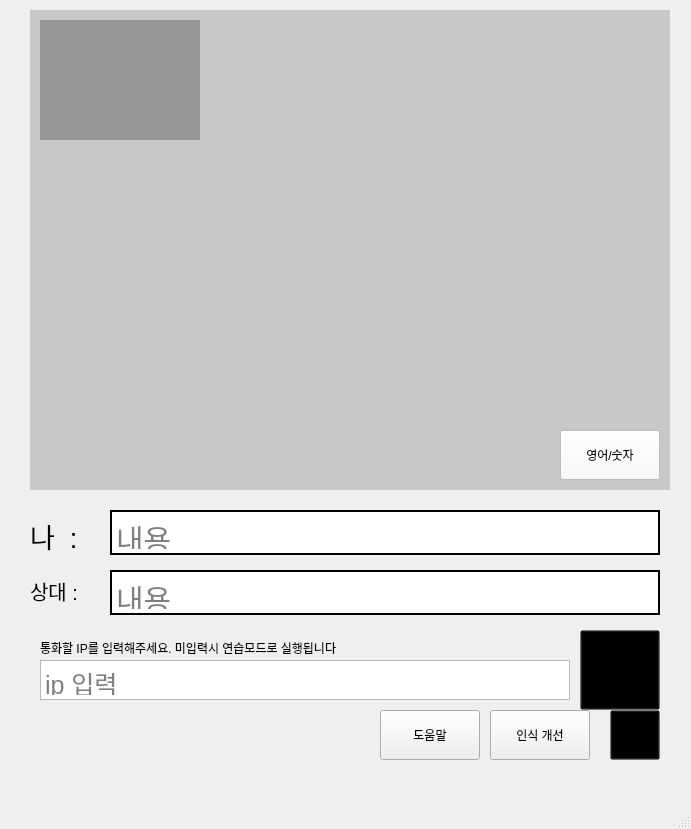
<?xml version="1.0" encoding="UTF-8"?>
<ui version="4.0">
 <class>MainWindow</class>
 <widget class="QMainWindow" name="MainWindow">
  <property name="enabled">
   <bool>true</bool>
  </property>
  <property name="geometry">
   <rect>
    <x>0</x>
    <y>0</y>
    <width>691</width>
    <height>829</height>
   </rect>
  </property>
  <property name="windowTitle">
   <string>MainWindow</string>
  </property>
  <widget class="QWidget" name="centralwidget">
   <widget class="QPushButton" name="pushButton_setting">
    <property name="geometry">
     <rect>
      <x>610</x>
      <y>710</y>
      <width>50</width>
      <height>50</height>
     </rect>
    </property>
    <property name="toolTip">
     <string>설정</string>
    </property>
    <property name="whatsThis">
     <string>설정</string>
    </property>
    <property name="autoFillBackground">
     <bool>false</bool>
    </property>
    <property name="styleSheet">
     <string notr="true">background-color:rgba(0, 0, 0, 0);</string>
    </property>
    <property name="text">
     <string/>
    </property>
    <property name="icon">
     <iconset>
      <normaloff>images/setting.png</normaloff>images/setting.png</iconset>
    </property>
    <property name="iconSize">
     <size>
      <width>40</width>
      <height>40</height>
     </size>
    </property>
   </widget>
   <widget class="QPushButton" name="pushButton_improve">
    <property name="geometry">
     <rect>
      <x>490</x>
      <y>710</y>
      <width>100</width>
      <height>50</height>
     </rect>
    </property>
    <property name="toolTip">
     <string>인식이 잘 되지 않는 문자는 직접 학습시킬 수 있습니다.</string>
    </property>
    <property name="whatsThis">
     <string/>
    </property>
    <property name="text">
     <string>인식 개선</string>
    </property>
   </widget>
   <widget class="QPushButton" name="pushButton_help">
    <property name="geometry">
     <rect>
      <x>380</x>
      <y>710</y>
      <width>100</width>
      <height>50</height>
     </rect>
    </property>
    <property name="toolTip">
     <string>앱에서 사용하는 지화의 형태를 확인할 수 있습니다.</string>
    </property>
    <property name="whatsThis">
     <string/>
    </property>
    <property name="text">
     <string>도움말</string>
    </property>
   </widget>
   <widget class="QLabel" name="cam_you">
    <property name="geometry">
     <rect>
      <x>30</x>
      <y>10</y>
      <width>640</width>
      <height>480</height>
     </rect>
    </property>
    <property name="styleSheet">
     <string notr="true">background-color:rgb(200, 200, 200)</string>
    </property>
    <property name="text">
     <string/>
    </property>
   </widget>
   <widget class="QLabel" name="cam_me">
    <property name="geometry">
     <rect>
      <x>40</x>
      <y>20</y>
      <width>160</width>
      <height>120</height>
     </rect>
    </property>
    <property name="styleSheet">
     <string notr="true">background-color:rgb(150, 150, 150)</string>
    </property>
    <property name="text">
     <string/>
    </property>
   </widget>
   <widget class="QTextEdit" name="textEdit_me">
    <property name="geometry">
     <rect>
      <x>110</x>
      <y>510</y>
      <width>550</width>
      <height>45</height>
     </rect>
    </property>
    <property name="mouseTracking">
     <bool>true</bool>
    </property>
    <property name="styleSheet">
     <string notr="true">font-size:30px</string>
    </property>
    <property name="frameShape">
     <enum>QFrame::WinPanel</enum>
    </property>
    <property name="frameShadow">
     <enum>QFrame::Plain</enum>
    </property>
    <property name="verticalScrollBarPolicy">
     <enum>Qt::ScrollBarAlwaysOff</enum>
    </property>
    <property name="horizontalScrollBarPolicy">
     <enum>Qt::ScrollBarAlwaysOff</enum>
    </property>
    <property name="sizeAdjustPolicy">
     <enum>QAbstractScrollArea::AdjustToContentsOnFirstShow</enum>
    </property>
    <property name="readOnly">
     <bool>true</bool>
    </property>
    <property name="placeholderText">
     <string>내용</string>
    </property>
   </widget>
   <widget class="QTextEdit" name="textEdit_you">
    <property name="geometry">
     <rect>
      <x>110</x>
      <y>570</y>
      <width>550</width>
      <height>45</height>
     </rect>
    </property>
    <property name="styleSheet">
     <string notr="true">font-size:30px</string>
    </property>
    <property name="frameShape">
     <enum>QFrame::WinPanel</enum>
    </property>
    <property name="frameShadow">
     <enum>QFrame::Plain</enum>
    </property>
    <property name="verticalScrollBarPolicy">
     <enum>Qt::ScrollBarAlwaysOff</enum>
    </property>
    <property name="horizontalScrollBarPolicy">
     <enum>Qt::ScrollBarAlwaysOff</enum>
    </property>
    <property name="sizeAdjustPolicy">
     <enum>QAbstractScrollArea::AdjustToContentsOnFirstShow</enum>
    </property>
    <property name="readOnly">
     <bool>true</bool>
    </property>
    <property name="acceptRichText">
     <bool>true</bool>
    </property>
    <property name="placeholderText">
     <string>내용</string>
    </property>
   </widget>
   <widget class="QTextEdit" name="textEdit_ip">
    <property name="geometry">
     <rect>
      <x>40</x>
      <y>660</y>
      <width>530</width>
      <height>40</height>
     </rect>
    </property>
    <property name="layoutDirection">
     <enum>Qt::LeftToRight</enum>
    </property>
    <property name="styleSheet">
     <string notr="true">font-size:25px</string>
    </property>
    <property name="frameShape">
     <enum>QFrame::StyledPanel</enum>
    </property>
    <property name="frameShadow">
     <enum>QFrame::Plain</enum>
    </property>
    <property name="verticalScrollBarPolicy">
     <enum>Qt::ScrollBarAlwaysOff</enum>
    </property>
    <property name="horizontalScrollBarPolicy">
     <enum>Qt::ScrollBarAlwaysOff</enum>
    </property>
    <property name="sizeAdjustPolicy">
     <enum>QAbstractScrollArea::AdjustToContentsOnFirstShow</enum>
    </property>
    <property name="placeholderText">
     <string>ip 입력</string>
    </property>
   </widget>
   <widget class="QPushButton" name="pushButton_call">
    <property name="geometry">
     <rect>
      <x>580</x>
      <y>630</y>
      <width>80</width>
      <height>80</height>
     </rect>
    </property>
    <property name="whatsThis">
     <string>연결</string>
    </property>
    <property name="styleSheet">
     <string notr="true">background-color:rgba(0, 0, 0, 0);</string>
    </property>
    <property name="text">
     <string/>
    </property>
    <property name="icon">
     <iconset>
      <normaloff>images/connect.png</normaloff>
      <normalon>images/disconnect.png</normalon>images/connect.png</iconset>
    </property>
    <property name="iconSize">
     <size>
      <width>55</width>
      <height>55</height>
     </size>
    </property>
    <property name="checkable">
     <bool>true</bool>
    </property>
   </widget>
   <widget class="QLabel" name="label_3">
    <property name="geometry">
     <rect>
      <x>40</x>
      <y>640</y>
      <width>441</width>
      <height>16</height>
     </rect>
    </property>
    <property name="text">
     <string>통화할 IP를 입력해주세요. 미입력시 연습모드로 실행됩니다</string>
    </property>
   </widget>
   <widget class="QLabel" name="label_4">
    <property name="geometry">
     <rect>
      <x>30</x>
      <y>515</y>
      <width>71</width>
      <height>41</height>
     </rect>
    </property>
    <property name="styleSheet">
     <string notr="true">font-size:20pt</string>
    </property>
    <property name="text">
     <string>나  : </string>
    </property>
   </widget>
   <widget class="QLabel" name="label_5">
    <property name="geometry">
     <rect>
      <x>30</x>
      <y>570</y>
      <width>71</width>
      <height>41</height>
     </rect>
    </property>
    <property name="styleSheet">
     <string notr="true">font-size:15pt</string>
    </property>
    <property name="text">
     <string>상대 : </string>
    </property>
   </widget>
   <widget class="QPushButton" name="pushButton_engNum">
    <property name="geometry">
     <rect>
      <x>560</x>
      <y>430</y>
      <width>100</width>
      <height>50</height>
     </rect>
    </property>
    <property name="whatsThis">
     <string>앱에서 사용하는 지화의 형태를 확인할 수 있습니다.</string>
    </property>
    <property name="autoFillBackground">
     <bool>false</bool>
    </property>
    <property name="styleSheet">
     <string notr="true">background-color:rgba(250, 250, 250, 200);
font:10pt &quot;나눔바른고딕&quot;;</string>
    </property>
    <property name="text">
     <string>영어/숫자</string>
    </property>
    <property name="iconSize">
     <size>
      <width>21</width>
      <height>21</height>
     </size>
    </property>
   </widget>
  </widget>
  <widget class="QMenuBar" name="menubar">
   <property name="geometry">
    <rect>
     <x>0</x>
     <y>0</y>
     <width>691</width>
     <height>27</height>
    </rect>
   </property>
  </widget>
  <widget class="QStatusBar" name="statusbar"/>
 </widget>
 <tabstops>
  <tabstop>pushButton_setting</tabstop>
  <tabstop>pushButton_improve</tabstop>
  <tabstop>pushButton_help</tabstop>
  <tabstop>textEdit_me</tabstop>
  <tabstop>textEdit_you</tabstop>
  <tabstop>textEdit_ip</tabstop>
  <tabstop>pushButton_call</tabstop>
  <tabstop>pushButton_engNum</tabstop>
 </tabstops>
 <resources/>
 <connections>
  <connection>
   <sender>textEdit_ip</sender>
   <signal>copyAvailable(bool)</signal>
   <receiver>pushButton_call</receiver>
   <slot>click()</slot>
   <hints>
    <hint type="sourcelabel">
     <x>491</x>
     <y>707</y>
    </hint>
    <hint type="destinationlabel">
     <x>612</x>
     <y>695</y>
    </hint>
   </hints>
  </connection>
 </connections>
</ui>
